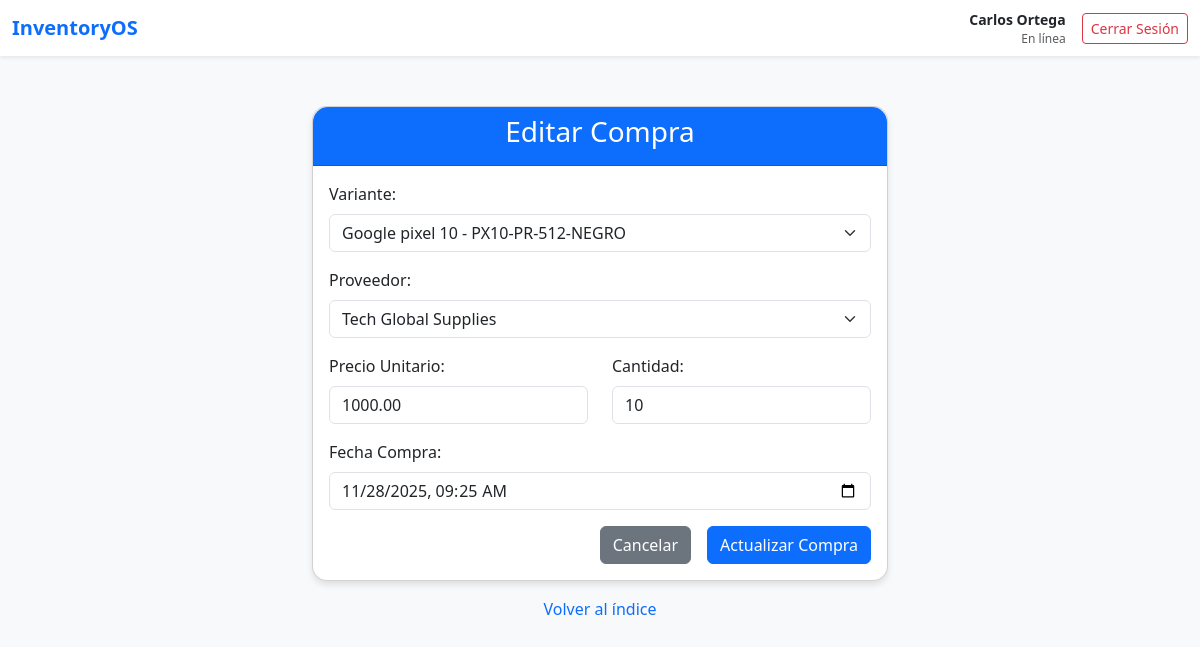
Screenshot of /create_modify_compra/editar_compra.php?id=11 (signed in) with the database file from the repository.
### tables this page shows
CREATE TABLE `compras` (
  `id` int NOT NULL,
  `variante_id` int NOT NULL,
  `proveedor_id` int NOT NULL,
  `precio_unitario` decimal(10,2) NOT NULL,
  `cantidad` int NOT NULL,
  `fecha_compra` datetime NOT NULL DEFAULT CURRENT_TIMESTAMP
);

### create_modify_compra/editar_compra.php (the view, shortened to what this page needs)
<?php
require_once __DIR__ . '/../connect.php';
$id = isset($_GET['id']) ? (int)$_GET['id'] : 0;
$c = null;
if ($id>0){
  $stmt=$conn->prepare("SELECT * FROM compras WHERE id=?");
  $stmt->bind_param('i',$id); $stmt->execute(); $res=$stmt->get_result();
  if($res && $res->num_rows===1){ $c=$res->fetch_assoc(); }
}
?>
<!DOCTYPE html>
<html lang="es">
<head>
    <link href="https://cdn.jsdelivr.net/npm/bootstrap@5.3.0/dist/css/bootstrap.min.css" rel="stylesheet">
</head>
<body>
<?php include '../navbar.php'; ?>
<div class="container">
    <div class="card">
        <div class="card-header text-center">
            <h3>Editar Compra</h3>
        </div>
        <div class="card-body">
            <?php if($c): ?>
            <form action="actualizar_compra.php" method="post" class="needs-validation" novalidate>
                <div class="mb-3">
                    <label for="variante_id" class="form-label">Variante:</label>
                    <select class="form-select" id="variante_id" name="variante_id" required>
                        <?php
                        $vars=$conn->query("SELECT v.id, v.sku, p.nombre AS producto FROM variantes v JOIN productos p ON p.id=v.producto_id ORDER BY p.nombre, v.sku");
                        while($va=$vars->fetch_assoc()){
                            $sel = ($va['id'] == $c['variante_id']) ? 'selected' : '';
                            echo '<option value="'.$va['id'].'" '.$sel.'>'.htmlspecialchars($va['producto']).' - '.htmlspecialchars($va['sku']).'</option>';
                        }
                        ?>
                    </select>
                </div>
                <div class="mb-3">
                    <label for="proveedor_id" class="form-label">Proveedor:</label>
                    <select class="form-select" id="proveedor_id" name="proveedor_id" required>
                        <?php
                        $prov=$conn->query("SELECT id, nombre_empresa FROM proveedores ORDER BY nombre_empresa");
                        while($pr=$prov->fetch_assoc()){
                            $sel = ($pr['id'] == $c['proveedor_id']) ? 'selected' : '';
                            echo '<option value="'.$pr['id'].'" '.$sel.'>'.htmlspecialchars($pr['nombre_empresa']).'</option>';
                        }
                        ?>
                    </select>
                </div>
                <div class="row">
                    <div class="col-md-6 mb-3">
                        <label for="precio_unitario" class="form-label">Precio Unitario:</label>
                        <input type="number" class="form-control" id="precio_unitario" name="precio_unitario" step="0.01" min="0" required value="<?php echo $c['precio_unitario']; ?>" onkeydown="return event.keyCode !== 69">
                    </div>
                    <div class="col-md-6 mb-3">
                        <label for="cantidad" class="form-label">Cantidad:</label>
                        <input type="number" class="form-control" id="cantidad" name="cantidad" min="1" step="1" required value="<?php echo $c['cantidad']; ?>" onkeydown="return event.keyCode !== 69">
                    </div>
                </div>
                <div class="mb-3">
                    <label for="fecha_compra" class="form-label">Fecha Compra:</label>
                    <?php $dt = str_replace(' ', 'T', substr($c['fecha_compra'],0,16)); ?>
                    <input type="datetime-local" class="form-control" id="fecha_compra" name="fecha_compra" value="<?php echo $dt; ?>" max="<?php echo date('Y-m-d\TH:i'); ?>">
                </div>
                <div class="d-grid gap-2 d-md-flex justify-content-md-end">
                    <a href="listar_compra.php" class="btn btn-secondary me-md-2">Cancelar</a>
                    <button type="submit" class="btn btn-primary">Actualizar Compra</button>
                </div>
            </form>
            <?php else: ?>
            <div class="alert alert-danger" role="alert">
                No se encontró la compra.
            </div>
            <?php endif; ?>
        </div>
    </div>
    <div class="text-center mt-3">
        <a href="../principal.php" class="text-decoration-none">Volver al índice</a>
    </div>
</div>
</body>
</html>

### create_modify_compra/editar_compra.php (style rules this page uses)
body { background-color: #f8f9fa; }
.container { max-width: 600px; margin-top: 50px; }
.card { border-radius: 15px; box-shadow: 0 4px 6px rgba(0,0,0,0.1); }
.card-header { background-color: #0d6efd; color: white; border-radius: 15px 15px 0 0 !important; }

### rows the page displays
compras: precio_unitario "1000.00", cantidad "10", fecha_compra "11/28/2025 09:25"

### other values shown
$_SESSION['nombre'] "Carlos Ortega"
form field variante_id "Google pixel 10 - PX10-PR-512-NEGRO"
form field proveedor_id "Tech Global Supplies"
